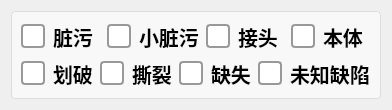
       <widget class="QWidget" name="tab_4">
        <attribute name="title">
         <string>分数界面内容可选显示</string>
        </attribute>
        <layout class="QGridLayout" name="gridLayout_5">
         <item row="0" column="0">
          <widget class="QGroupBox" name="groupBox_33">
           <property name="styleSheet">
            <string notr="true">QGroupBox {
    border: 1px solid #DDD;
    border-radius: 4px;
    font: bold 14px;
    color: #666;
    background-color: #F8F8F8;
}

QGroupBox::title {
    subcontrol-origin: margin;
    subcontrol-position: top left;
    left: 10px;
    padding: 0 5px;
}</string>
           </property>
           <property name="title">
            <string/>
           </property>
           <layout class="QGridLayout" name="gridLayout_23">
            <item row="0" column="0">
             <layout class="QVBoxLayout" name="verticalLayout_26">
              <item>
               <layout class="QHBoxLayout" name="horizontalLayout_90">
                <item>
                 <widget class="QCheckBox" name="ckb_zangwu">
                  <property name="sizePolicy">
                   <sizepolicy hsizetype="Minimum" vsizetype="Minimum">
                    <horstretch>0</horstretch>
                    <verstretch>0</verstretch>
                   </sizepolicy>
                  </property>
                  <property name="styleSheet">
                   <string notr="true">QCheckBox {
    spacing: 8px;
    font-size: 20px;
    color: #333;
    font-weight: bold;        
    color:  rgb(0, 0, 0);       
}

/* 未选中状态 */
QCheckBox::indicator {
    width: 20px;
    height: 20px;
    border-radius: 4px; /* 方形，圆角可适当调整 */
    border: 2px solid #999;
    background: #ffffff;
}

/* 悬停效果 */
QCheckBox::indicator:hover {
    border: 2px solid #666;
}

/* 选中状态 */
QCheckBox::indicator:checked {
    border: 2px solid #2196F3;
    background-color: qradialgradient(
        cx:0.5, cy:0.5,
        radius:0.4,
        fx:0.5, fy:0.5,
        stop:0 #2196F3,
        stop:1 transparent
    );
}

/* 禁用状态 */
QCheckBox::indicator:disabled {
    border: 2px solid #ccc;
    background: #eee;
}

/* 选中时的文字颜色 */
QCheckBox:checked {
    color: #2196F3;
    font-weight: 500;
}

/* 点击动画效果 */
QCheckBox::indicator:pressed {
    border: 2px solid #1565C0;
    background-color: qradialgradient(
        cx:0.5, cy:0.5,
        radius:0.5,
        fx:0.5, fy:0.5,
        stop:0 #BBDEFB,
        stop:1 transparent
    );
}</string>
                  </property>
                  <property name="text">
                   <string>脏污</string>
                  </property>
                 </widget>
                </item>
                <item>
                 <widget class="QCheckBox" name="ckb_xiaozangwu">
                  <property name="sizePolicy">
                   <sizepolicy hsizetype="Minimum" vsizetype="Minimum">
                    <horstretch>0</horstretch>
                    <verstretch>0</verstretch>
                   </sizepolicy>
                  </property>
                  <property name="styleSheet">
                   <string notr="true">QCheckBox {
    spacing: 8px;
    font-size: 20px;
    color: #333;
    font-weight: bold;        
    color:  rgb(0, 0, 0);       
}

/* 未选中状态 */
QCheckBox::indicator {
    width: 20px;
    height: 20px;
    border-radius: 4px; /* 方形，圆角可适当调整 */
    border: 2px solid #999;
    background: #ffffff;
}

/* 悬停效果 */
QCheckBox::indicator:hover {
    border: 2px solid #666;
}

/* 选中状态 */
QCheckBox::indicator:checked {
    border: 2px solid #2196F3;
    background-color: qradialgradient(
        cx:0.5, cy:0.5,
        radius:0.4,
        fx:0.5, fy:0.5,
        stop:0 #2196F3,
        stop:1 transparent
    );
}

/* 禁用状态 */
QCheckBox::indicator:disabled {
    border: 2px solid #ccc;
    background: #eee;
}

/* 选中时的文字颜色 */
QCheckBox:checked {
    color: #2196F3;
    font-weight: 500;
}

/* 点击动画效果 */
QCheckBox::indicator:pressed {
    border: 2px solid #1565C0;
    background-color: qradialgradient(
        cx:0.5, cy:0.5,
        radius:0.5,
        fx:0.5, fy:0.5,
        stop:0 #BBDEFB,
        stop:1 transparent
    );
}</string>
                  </property>
                  <property name="text">
                   <string>小脏污</string>
                  </property>
                 </widget>
                </item>
                <item>
                 <widget class="QCheckBox" name="ckb_jietou">
                  <property name="sizePolicy">
                   <sizepolicy hsizetype="Minimum" vsizetype="Minimum">
                    <horstretch>0</horstretch>
                    <verstretch>0</verstretch>
                   </sizepolicy>
                  </property>
                  <property name="styleSheet">
                   <string notr="true">QCheckBox {
    spacing: 8px;
    font-size: 20px;
    color: #333;
    font-weight: bold;        
    color:  rgb(0, 0, 0);       
}

/* 未选中状态 */
QCheckBox::indicator {
    width: 20px;
    height: 20px;
    border-radius: 4px; /* 方形，圆角可适当调整 */
    border: 2px solid #999;
    background: #ffffff;
}

/* 悬停效果 */
QCheckBox::indicator:hover {
    border: 2px solid #666;
}

/* 选中状态 */
QCheckBox::indicator:checked {
    border: 2px solid #2196F3;
    background-color: qradialgradient(
        cx:0.5, cy:0.5,
        radius:0.4,
        fx:0.5, fy:0.5,
        stop:0 #2196F3,
        stop:1 transparent
    );
}

/* 禁用状态 */
QCheckBox::indicator:disabled {
    border: 2px solid #ccc;
    background: #eee;
}

/* 选中时的文字颜色 */
QCheckBox:checked {
    color: #2196F3;
    font-weight: 500;
}

/* 点击动画效果 */
QCheckBox::indicator:pressed {
    border: 2px solid #1565C0;
    background-color: qradialgradient(
        cx:0.5, cy:0.5,
        radius:0.5,
        fx:0.5, fy:0.5,
        stop:0 #BBDEFB,
        stop:1 transparent
    );
}</string>
                  </property>
                  <property name="text">
                   <string>接头</string>
                  </property>
                 </widget>
                </item>
                <item>
                 <widget class="QCheckBox" name="ckb_body">
                  <property name="sizePolicy">
                   <sizepolicy hsizetype="Minimum" vsizetype="Minimum">
                    <horstretch>0</horstretch>
                    <verstretch>0</verstretch>
                   </sizepolicy>
                  </property>
                  <property name="styleSheet">
                   <string notr="true">QCheckBox {
    spacing: 8px;
    font-size: 20px;
    color: #333;
    font-weight: bold;        
    color:  rgb(0, 0, 0);       
}

/* 未选中状态 */
QCheckBox::indicator {
    width: 20px;
    height: 20px;
    border-radius: 4px; /* 方形，圆角可适当调整 */
    border: 2px solid #999;
    background: #ffffff;
}

/* 悬停效果 */
QCheckBox::indicator:hover {
    border: 2px solid #666;
}

/* 选中状态 */
QCheckBox::indicator:checked {
    border: 2px solid #2196F3;
    background-color: qradialgradient(
        cx:0.5, cy:0.5,
        radius:0.4,
        fx:0.5, fy:0.5,
        stop:0 #2196F3,
        stop:1 transparent
    );
}

/* 禁用状态 */
QCheckBox::indicator:disabled {
    border: 2px solid #ccc;
    background: #eee;
}

/* 选中时的文字颜色 */
QCheckBox:checked {
    color: #2196F3;
    font-weight: 500;
}

/* 点击动画效果 */
QCheckBox::indicator:pressed {
    border: 2px solid #1565C0;
    background-color: qradialgradient(
        cx:0.5, cy:0.5,
        radius:0.5,
        fx:0.5, fy:0.5,
        stop:0 #BBDEFB,
        stop:1 transparent
    );
}</string>
                  </property>
                  <property name="text">
                   <string>本体</string>
                  </property>
                 </widget>
                </item>
               </layout>
              </item>
              <item>
               <layout class="QHBoxLayout" name="horizontalLayout_91">
                <item>
                 <widget class="QCheckBox" name="ckb_huapo">
                  <property name="sizePolicy">
                   <sizepolicy hsizetype="Minimum" vsizetype="Minimum">
                    <horstretch>0</horstretch>
                    <verstretch>0</verstretch>
                   </sizepolicy>
                  </property>
                  <property name="styleSheet">
                   <string notr="true">QCheckBox {
    spacing: 8px;
    font-size: 20px;
    color: #333;
    font-weight: bold;        
    color:  rgb(0, 0, 0);       
}

/* 未选中状态 */
QCheckBox::indicator {
    width: 20px;
    height: 20px;
    border-radius: 4px; /* 方形，圆角可适当调整 */
    border: 2px solid #999;
    background: #ffffff;
}

/* 悬停效果 */
QCheckBox::indicator:hover {
    border: 2px solid #666;
}

/* 选中状态 */
QCheckBox::indicator:checked {
    border: 2px solid #2196F3;
    background-color: qradialgradient(
        cx:0.5, cy:0.5,
        radius:0.4,
        fx:0.5, fy:0.5,
        stop:0 #2196F3,
        stop:1 transparent
    );
}

/* 禁用状态 */
QCheckBox::indicator:disabled {
    border: 2px solid #ccc;
    background: #eee;
}

/* 选中时的文字颜色 */
QCheckBox:checked {
    color: #2196F3;
    font-weight: 500;
}

/* 点击动画效果 */
QCheckBox::indicator:pressed {
    border: 2px solid #1565C0;
    background-color: qradialgradient(
        cx:0.5, cy:0.5,
        radius:0.5,
        fx:0.5, fy:0.5,
        stop:0 #BBDEFB,
        stop:1 transparent
    );
}</string>
                  </property>
                  <property name="text">
                   <string>划破</string>
                  </property>
                 </widget>
                </item>
                <item>
                 <widget class="QCheckBox" name="ckb_silie">
                  <property name="sizePolicy">
                   <sizepolicy hsizetype="Minimum" vsizetype="Minimum">
                    <horstretch>0</horstretch>
                    <verstretch>0</verstretch>
                   </sizepolicy>
                  </property>
                  <property name="styleSheet">
                   <string notr="true">QCheckBox {
    spacing: 8px;
    font-size: 20px;
    color: #333;
    font-weight: bold;        
    color:  rgb(0, 0, 0);       
}

/* 未选中状态 */
QCheckBox::indicator {
    width: 20px;
    height: 20px;
    border-radius: 4px; /* 方形，圆角可适当调整 */
    border: 2px solid #999;
    background: #ffffff;
}

/* 悬停效果 */
QCheckBox::indicator:hover {
    border: 2px solid #666;
}

/* 选中状态 */
QCheckBox::indicator:checked {
    border: 2px solid #2196F3;
    background-color: qradialgradient(
        cx:0.5, cy:0.5,
        radius:0.4,
        fx:0.5, fy:0.5,
        stop:0 #2196F3,
        stop:1 transparent
    );
}

/* 禁用状态 */
QCheckBox::indicator:disabled {
    border: 2px solid #ccc;
    background: #eee;
}

/* 选中时的文字颜色 */
QCheckBox:checked {
    color: #2196F3;
    font-weight: 500;
}

/* 点击动画效果 */
QCheckBox::indicator:pressed {
    border: 2px solid #1565C0;
    background-color: qradialgradient(
        cx:0.5, cy:0.5,
        radius:0.5,
        fx:0.5, fy:0.5,
        stop:0 #BBDEFB,
        stop:1 transparent
    );
}</string>
                  </property>
                  <property name="text">
                   <string>撕裂</string>
                  </property>
                 </widget>
                </item>
                <item>
                 <widget class="QCheckBox" name="ckb_queshi">
                  <property name="sizePolicy">
                   <sizepolicy hsizetype="Minimum" vsizetype="Minimum">
                    <horstretch>0</horstretch>
                    <verstretch>0</verstretch>
                   </sizepolicy>
                  </property>
                  <property name="styleSheet">
                   <string notr="true">QCheckBox {
    spacing: 8px;
    font-size: 20px;
    color: #333;
    font-weight: bold;        
    color:  rgb(0, 0, 0);       
}

/* 未选中状态 */
QCheckBox::indicator {
    width: 20px;
    height: 20px;
    border-radius: 4px; /* 方形，圆角可适当调整 */
    border: 2px solid #999;
    background: #ffffff;
}

/* 悬停效果 */
QCheckBox::indicator:hover {
    border: 2px solid #666;
}

/* 选中状态 */
QCheckBox::indicator:checked {
    border: 2px solid #2196F3;
    background-color: qradialgradient(
        cx:0.5, cy:0.5,
        radius:0.4,
        fx:0.5, fy:0.5,
        stop:0 #2196F3,
        stop:1 transparent
    );
}

/* 禁用状态 */
QCheckBox::indicator:disabled {
    border: 2px solid #ccc;
    background: #eee;
}

/* 选中时的文字颜色 */
QCheckBox:checked {
    color: #2196F3;
    font-weight: 500;
}

/* 点击动画效果 */
QCheckBox::indicator:pressed {
    border: 2px solid #1565C0;
    background-color: qradialgradient(
        cx:0.5, cy:0.5,
        radius:0.5,
        fx:0.5, fy:0.5,
        stop:0 #BBDEFB,
        stop:1 transparent
    );
}</string>
                  </property>
                  <property name="text">
                   <string>缺失</string>
                  </property>
                 </widget>
                </item>
                <item>
                 <widget class="QCheckBox" name="ckb_weizhiquexian">
                  <property name="sizePolicy">
                   <sizepolicy hsizetype="Minimum" vsizetype="Minimum">
                    <horstretch>0</horstretch>
                    <verstretch>0</verstretch>
                   </sizepolicy>
                  </property>
                  <property name="styleSheet">
                   <string notr="true">QCheckBox {
    spacing: 8px;
    font-size: 20px;
    color: #333;
    font-weight: bold;        
    color:  rgb(0, 0, 0);       
}

/* 未选中状态 */
QCheckBox::indicator {
    width: 20px;
    height: 20px;
    border-radius: 4px; /* 方形，圆角可适当调整 */
    border: 2px solid #999;
    background: #ffffff;
}

/* 悬停效果 */
QCheckBox::indicator:hover {
    border: 2px solid #666;
}

/* 选中状态 */
QCheckBox::indicator:checked {
    border: 2px solid #2196F3;
    background-color: qradialgradient(
        cx:0.5, cy:0.5,
        radius:0.4,
        fx:0.5, fy:0.5,
        stop:0 #2196F3,
        stop:1 transparent
    );
}

/* 禁用状态 */
QCheckBox::indicator:disabled {
    border: 2px solid #ccc;
    background: #eee;
}

/* 选中时的文字颜色 */
QCheckBox:checked {
    color: #2196F3;
    font-weight: 500;
}

/* 点击动画效果 */
QCheckBox::indicator:pressed {
    border: 2px solid #1565C0;
    background-color: qradialgradient(
        cx:0.5, cy:0.5,
        radius:0.5,
        fx:0.5, fy:0.5,
        stop:0 #BBDEFB,
        stop:1 transparent
    );
}</string>
                  </property>
                  <property name="text">
                   <string>未知缺陷</string>
                  </property>
                 </widget>
                </item>
               </layout>
              </item>
             </layout>
            </item>
           </layout>
          </widget>
         </item>
        </layout>
       </widget>
